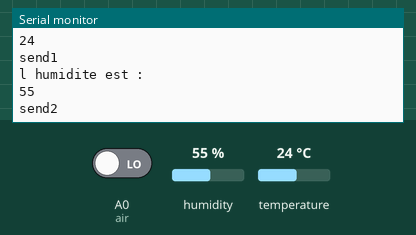
This sketch was run on a simulated Arduino Uno, built with avr-gcc and run on an emulated ATmega328P. On the bench: the last lines printed to the serial monitor. The test bench sets the inputs (shaded band); at power-on: humidity 55 %, A0 (air) LOW, temperature 24 °C. No radio packets arrive unless stated.

Above: at 4.9 s.
5.0 s: humidity set to 22 %
At 6.9 s:
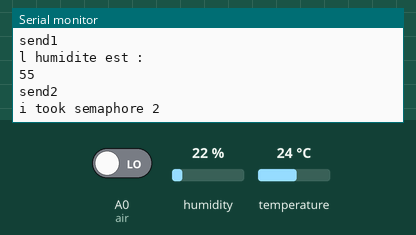
10.0 s: A0 (air) driven HIGH
At 14.1 s:
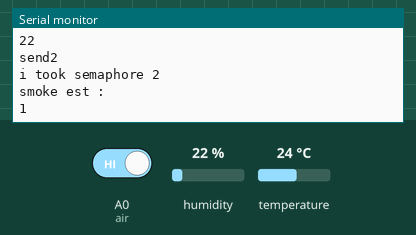
15.0 s: temperature set to 12 °C
At 16.16 s:
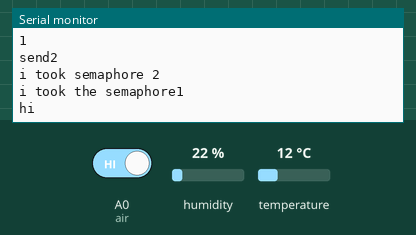
20.0 s: humidity set to 40 %
At 24.4 s:
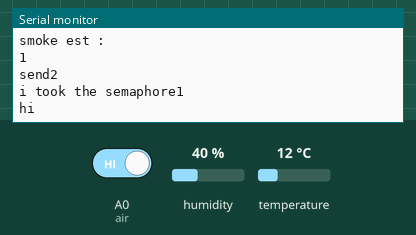
Timing chart, 0 to 25.9 s (numbered marks = the images above; inputs shaded):
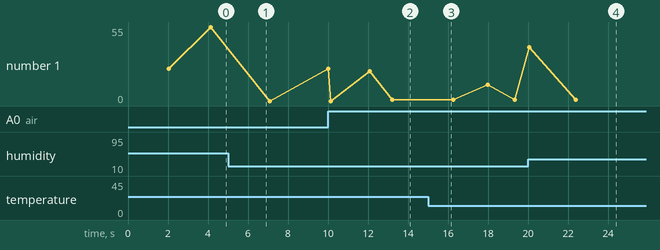

Measured:
- after the input at 10.0 s, the serial monitor: prints a new line after 3.2 s (image 2)
- after the input at 20.0 s, the serial monitor: prints a new line after 0.06 s (image 4)

The sketch:

master.ino
```cpp
#include<Arduino_FreeRTOS.h>
#include<semphr.h>
#include<string.h>
#include <RH_ASK.h>
#include <SPI.h>

#include<DHT.h>


#define DHTpin 4
#define air A0
#define TX 11

RH_ASK rf_driver;
DHT dht11(DHTpin,DHT11);

SemaphoreHandle_t semaphore;


void task1(void *p);
void task2(void *p);


void setup() {
  Serial.begin(9600);
  pinMode(DHTpin,INPUT);
  pinMode(air,INPUT);
  rf_driver.init();
  dht11.begin();

  Serial.println("hi1");
  xTaskCreate(task1,"temp",500,NULL,2,NULL);   //priority was 150
  Serial.println("hi2");
  xTaskCreate(task2,"aur_qual",150,NULL,1,NULL);
  Serial.println("hi3");
  //xTaskCreate(gaz,"air quality",120,NULL,1,NULL);
  semaphore= xSemaphoreCreateBinary();
  if(semaphore==NULL){
      Serial.println("the sem wasnt created");
  }
   else{
      Serial.print("sem created");
  }
  vTaskStartScheduler();

}

void loop() {
}

void task1(void *p){  //task1 : managing hum and temp reading values
  //Serial.println("hello");
  //delay(1000);    // kant ka tprint hel then after i added a delay it printed hello
  for(;;){
      xSemaphoreTake(semaphore,0);
      Serial.println("i took the semaphore1");
      Serial.println("hi");
      delay(1000);
      int temp= dht11.readTemperature();
      delay(1000);
      Serial.println("la temp est :");
      Serial.println(temp);
      rf_driver.send((uint8_t *)&temp, sizeof(temp));
      rf_driver.waitPacketSent();
      Serial.println("send1");
      delay(2000);

      int humidity=dht11.readHumidity();
      Serial.println("l humidite est :");
      Serial.println(humidity);
      //delay(1000);
      rf_driver.send((uint8_t *)&humidity, sizeof(humidity));
      rf_driver.waitPacketSent();
      Serial.println("send2");
      delay(1900);
      xSemaphoreGive(semaphore);
      delay(1900);
  }

  //delay(1000);

}


void task2(void *p){

  for(;;){
      delay(1000);
      xSemaphoreTake(semaphore,portMAX_DELAY);
      Serial.println("i took semaphore 2");
      int smoke=digitalRead(air);
      delay(1000);
      Serial.println("smoke est :");
      Serial.println(smoke);
      delay(1000);
      rf_driver.send((uint8_t *)&smoke, sizeof(smoke));
      rf_driver.waitPacketSent();
      Serial.println("send2");

      xSemaphoreGive(semaphore);
    //delay(1000);
  }
}
```
